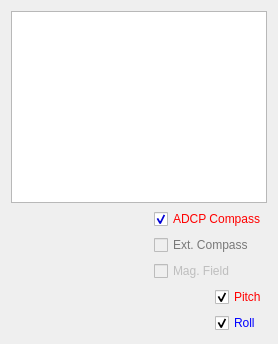
          <widget class="QWidget" name="tab_compass_2_data">
           <attribute name="title">
            <string>Data</string>
           </attribute>
           <layout class="QGridLayout" name="gridLayout_11">
            <item row="0" column="0">
             <layout class="QVBoxLayout" name="verticalLayout_6" stretch="3,4,4">
              <item>
               <widget class="QTableWidget" name="table_compass_pr"/>
              </item>
              <item>
               <layout class="QHBoxLayout" name="horizontalLayout_10" stretch="10,2">
                <item>
                 <widget class="QWidget" name="graph_heading" native="true"/>
                </item>
                <item>
                 <layout class="QVBoxLayout" name="verticalLayout_4">
                  <item>
                   <widget class="QCheckBox" name="cb_adcp_compass">
                    <property name="palette">
                     <palette>
                      <active>
                       <colorrole role="WindowText">
                        <brush brushstyle="SolidPattern">
                         <color alpha="255">
                          <red>255</red>
                          <green>0</green>
                          <blue>0</blue>
                         </color>
                        </brush>
                       </colorrole>
                       <colorrole role="Text">
                        <brush brushstyle="SolidPattern">
                         <color alpha="255">
                          <red>0</red>
                          <green>0</green>
                          <blue>255</blue>
                         </color>
                        </brush>
                       </colorrole>
                       <colorrole role="PlaceholderText">
                        <brush brushstyle="NoBrush">
                         <color alpha="128">
                          <red>0</red>
                          <green>0</green>
                          <blue>255</blue>
                         </color>
                        </brush>
                       </colorrole>
                      </active>
                      <inactive>
                       <colorrole role="WindowText">
                        <brush brushstyle="SolidPattern">
                         <color alpha="255">
                          <red>255</red>
                          <green>0</green>
                          <blue>0</blue>
                         </color>
                        </brush>
                       </colorrole>
                       <colorrole role="Text">
                        <brush brushstyle="SolidPattern">
                         <color alpha="255">
                          <red>0</red>
                          <green>0</green>
                          <blue>255</blue>
                         </color>
                        </brush>
                       </colorrole>
                       <colorrole role="PlaceholderText">
                        <brush brushstyle="NoBrush">
                         <color alpha="128">
                          <red>0</red>
                          <green>0</green>
                          <blue>255</blue>
                         </color>
                        </brush>
                       </colorrole>
                      </inactive>
                      <disabled>
                       <colorrole role="WindowText">
                        <brush brushstyle="SolidPattern">
                         <color alpha="255">
                          <red>120</red>
                          <green>120</green>
                          <blue>120</blue>
                         </color>
                        </brush>
                       </colorrole>
                       <colorrole role="Text">
                        <brush brushstyle="SolidPattern">
                         <color alpha="255">
                          <red>120</red>
                          <green>120</green>
                          <blue>120</blue>
                         </color>
                        </brush>
                       </colorrole>
                       <colorrole role="PlaceholderText">
                        <brush brushstyle="NoBrush">
                         <color alpha="128">
                          <red>0</red>
                          <green>0</green>
                          <blue>255</blue>
                         </color>
                        </brush>
                       </colorrole>
                      </disabled>
                     </palette>
                    </property>
                    <property name="text">
                     <string>ADCP Compass</string>
                    </property>
                    <property name="checked">
                     <bool>true</bool>
                    </property>
                   </widget>
                  </item>
                  <item>
                   <widget class="QCheckBox" name="cb_ext_compass">
                    <property name="enabled">
                     <bool>false</bool>
                    </property>
                    <property name="palette">
                     <palette>
                      <active>
                       <colorrole role="WindowText">
                        <brush brushstyle="SolidPattern">
                         <color alpha="255">
                          <red>0</red>
                          <green>0</green>
                          <blue>255</blue>
                         </color>
                        </brush>
                       </colorrole>
                      </active>
                      <inactive>
                       <colorrole role="WindowText">
                        <brush brushstyle="SolidPattern">
                         <color alpha="255">
                          <red>0</red>
                          <green>0</green>
                          <blue>255</blue>
                         </color>
                        </brush>
                       </colorrole>
                      </inactive>
                      <disabled>
                       <colorrole role="WindowText">
                        <brush brushstyle="SolidPattern">
                         <color alpha="255">
                          <red>120</red>
                          <green>120</green>
                          <blue>120</blue>
                         </color>
                        </brush>
                       </colorrole>
                      </disabled>
                     </palette>
                    </property>
                    <property name="text">
                     <string>Ext. Compass</string>
                    </property>
                   </widget>
                  </item>
                  <item>
                   <widget class="QCheckBox" name="cb_mag_field">
                    <property name="enabled">
                     <bool>false</bool>
                    </property>
                    <property name="text">
                     <string>Mag. Field</string>
                    </property>
                   </widget>
                  </item>
                 </layout>
                </item>
               </layout>
              </item>
              <item>
               <layout class="QHBoxLayout" name="horizontalLayout_9" stretch="10,2">
                <item>
                 <widget class="QWidget" name="graph_pr" native="true"/>
                </item>
                <item>
                 <layout class="QVBoxLayout" name="verticalLayout_5" stretch="9,1">
                  <item>
                   <widget class="QCheckBox" name="cb_pitch">
                    <property name="palette">
                     <palette>
                      <active>
                       <colorrole role="WindowText">
                        <brush brushstyle="SolidPattern">
                         <color alpha="255">
                          <red>255</red>
                          <green>0</green>
                          <blue>0</blue>
                         </color>
                        </brush>
                       </colorrole>
                      </active>
                      <inactive>
                       <colorrole role="WindowText">
                        <brush brushstyle="SolidPattern">
                         <color alpha="255">
                          <red>255</red>
                          <green>0</green>
                          <blue>0</blue>
                         </color>
                        </brush>
                       </colorrole>
                      </inactive>
                      <disabled>
                       <colorrole role="WindowText">
                        <brush brushstyle="SolidPattern">
                         <color alpha="255">
                          <red>120</red>
                          <green>120</green>
                          <blue>120</blue>
                         </color>
                        </brush>
                       </colorrole>
                      </disabled>
                     </palette>
                    </property>
                    <property name="text">
                     <string>Pitch</string>
                    </property>
                    <property name="checked">
                     <bool>true</bool>
                    </property>
                   </widget>
                  </item>
                  <item>
                   <widget class="QCheckBox" name="cb_roll">
                    <property name="palette">
                     <palette>
                      <active>
                       <colorrole role="WindowText">
                        <brush brushstyle="SolidPattern">
                         <color alpha="255">
                          <red>0</red>
                          <green>0</green>
                          <blue>255</blue>
                         </color>
                        </brush>
                       </colorrole>
                      </active>
                      <inactive>
                       <colorrole role="WindowText">
                        <brush brushstyle="SolidPattern">
                         <color alpha="255">
                          <red>0</red>
                          <green>0</green>
                          <blue>255</blue>
                         </color>
                        </brush>
                       </colorrole>
                      </inactive>
                      <disabled>
                       <colorrole role="WindowText">
                        <brush brushstyle="SolidPattern">
                         <color alpha="255">
                          <red>120</red>
                          <green>120</green>
                          <blue>120</blue>
                         </color>
                        </brush>
                       </colorrole>
                      </disabled>
                     </palette>
                    </property>
                    <property name="text">
                     <string>Roll</string>
                    </property>
                    <property name="checked">
                     <bool>true</bool>
                    </property>
                   </widget>
                  </item>
                 </layout>
                </item>
               </layout>
              </item>
             </layout>
            </item>
           </layout>
          </widget>
